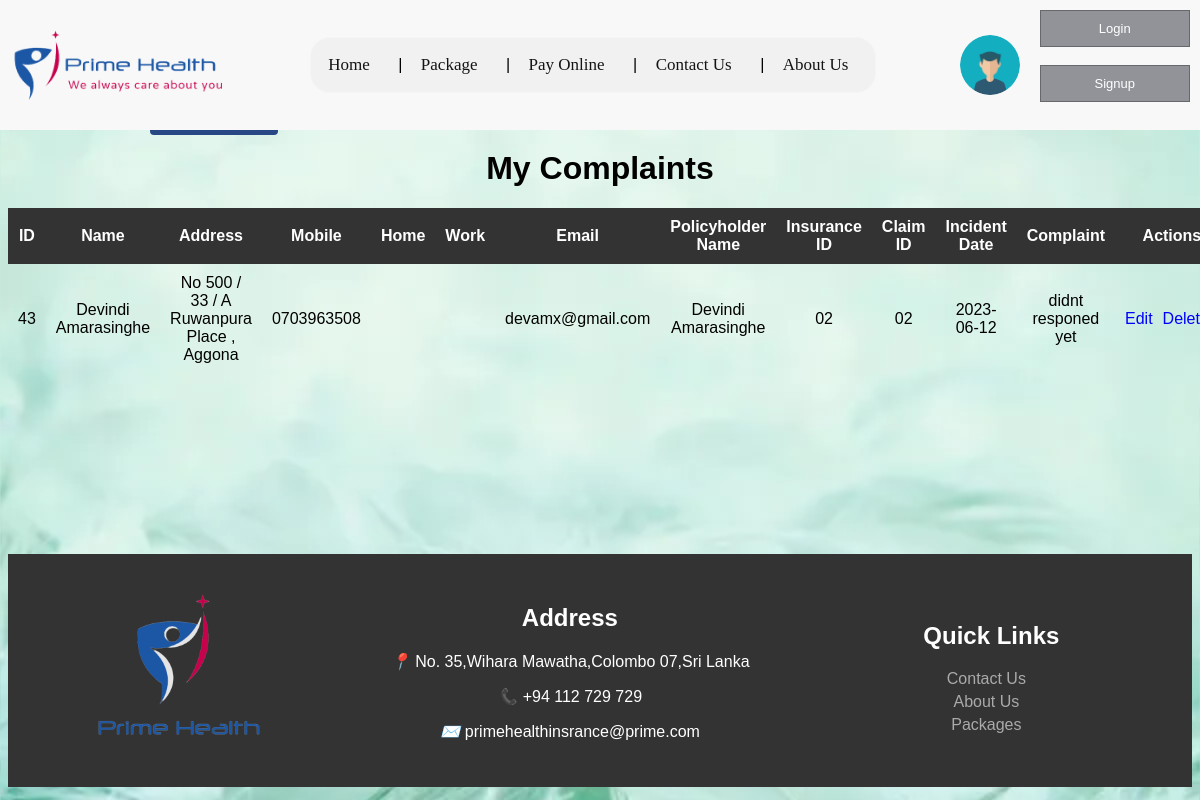
The app's page /view_complaints.php with its own data.
### tables this page shows
CREATE TABLE `comm` (
  `id` int(11) NOT NULL,
  `name` varchar(222) NOT NULL,
  `address` text NOT NULL,
  `mobile` varchar(10) NOT NULL,
  `home` varchar(10) NOT NULL,
  `work` varchar(10) NOT NULL,
  `email` varchar(30) NOT NULL,
  `policyholderName` varchar(50) NOT NULL,
  `insuranceID` varchar(10) NOT NULL,
  `claimID` varchar(10) NOT NULL,
  `incidentDate` date NOT NULL,
  `complaint` text NOT NULL
);

### view_complaints.php (the view, shortened to what this page needs)
<!DOCTYPE html>
<html lang="en">
<head>
	<link rel="stylesheet" type="text/css" href="css/view_complaint.css">
	<link rel="stylesheet" href="css/Header.css" type="text/css">
    <link rel="stylesheet" href="css/footer.css" type="text/css">
</head>
<body>
<?php
    include("php/header.php");
?>
<div style="margin-top: 150px; margin-bottom: 180px;">
<button type="button" id="view" onclick="window.location.href='complaint_s.php'">My Complaints</button>
	<h1>My Complaints</h1>
	<table>
		<thead>
			<tr>
				<th>ID</th>
				<th>Name</th>
				<th>Address</th>
				<th>Mobile</th>
				<th>Home</th>
				<th>Work</th>
				<th>Email</th>
				<th>Policyholder Name</th>
				<th>Insurance ID</th>
				<th>Claim ID</th>
				<th>Incident Date</th>
				<th>Complaint</th>
				<th>Actions</th>
			</tr>
		</thead>
		<tbody>
			<?php
			$sname = "localhost";
            $uname = "root";
            $password = "";
            $db_name = "registration_db";
            $con = mysqli_connect($sname, $uname, $password, $db_name);
			$sql = "SELECT * FROM comm";
			$result = mysqli_query($con, $sql);
			while ($row = mysqli_fetch_assoc($result)) {
				echo "<tr>";
				echo "<td>".$row['id']."</td>";
				echo "<td>".$row['name']."</td>";
				echo "<td>".$row['address']."</td>";
				echo "<td>".$row['mobile']."</td>";
				echo "<td>".$row['home']."</td>";
				echo "<td>".$row['work']."</td>";
				echo "<td>".$row['email']."</td>";
				echo "<td>".$row['policyholderName']."</td>";
				echo "<td>".$row['insuranceID']."</td>";
				echo "<td>".$row['claimID']."</td>";
				echo "<td>".$row['incidentDate']."</td>";
				echo "<td>".$row['complaint']."</td>";
				echo "<td>";
				echo "<a href='editComplaint.php?id=".$row['id']."'>Edit</a>";
				echo "<a href='delete_complaint.php?id=".$row['id']."'>Delete</a>";
				echo "</td>";
				echo "</tr>";
			}
			?>
		</tbody>
	</table>
</div>
<?php
    include("php/footer.php");
?>
</body>
</html>

### php/header.php (shortened to what this page needs)
<!DOCTYPE html>
<html lang="en">
<head>
</head>
<body>
<table class="navbar">
    <tr style="width: 100%;">
        <td style="width: 20%;">
            <img class="logo" src="logo/logo.png" alt="Logo">
        </td>
        <td style="width: 60%; margin-left: 0px; margin-right: 0; text-align: center;">
            <ul>
                <li><a href="Home Page.php">Home</a></li>
                <li>|</li>
                <li><a href="Packages.php">Package</a></li>
                <li>|</li>
                <li><a href="payment.php">Pay Online</a></li>
                <li>|</li>
                <li><a href="contactus.php">Contact Us</a></li>
                <li>|</li>
                <li><a href="aboutus.php">About Us</a></li>
            </ul>
        </td>
        <td style="width: 20%;">
            <div class="login-signup">
            <?php
                if (isset($_SESSION['email'])) {
                    echo '<img src="logo/avatar.png" class="avatar" alt="Avatar">
                        <div class="btn-group">
                            <a href="dashboard.php" style="text-decoration: none;"><button>Dashboard</button></a>
                            <a href="logout.php" style="text-decoration: none;"><button>Logout</button></a>
                        </div>';
                } else {
                    echo '<img src="logo/avatar.png" class="avatar" alt="Avatar">
                        <div class="btn-group">
                            <a href="Login Page.php" style="text-decoration: none;"><button>Login</button></a>
                            <a href="Registration Page.php" style="text-decoration: none;"><button>Signup</button></a>
                        </div>';
                }
            ?>
            </div>
        </td>
    </tr>
</table>
</body>
</html>

### php/footer.php (shortened to what this page needs)
<!DOCTYPE html>
<html lang="en">
<head>
</head>
<body>
<footer class="footer">
    <table>
        <tr>
            <td class="footer-logo">
                <img src="logo/logo 2.png" alt="Logo" style="width: 60%;">
            </td>
            <td class="footer-address">
                <h2 style="margin-bottom: 20px;">Address</h2>
                <p><i class="footer-icon">📍</i>No. 35,Wihara Mawatha,Colombo 07,Sri Lanka</p>
                <p><i class="footer-icon">📞</i>+94 112 729 729</p>
                <p><i class="footer-icon">✉️</i>primehealthinsrance@prime.com</p>
            </td>
            <td class="footer-links">
                <ul>
                    <h2 style="margin-bottom: 20px;">Quick Links</h2>
                    <li><a href="contactus.php">Contact Us</a></li>
                    <li><a href="aboutus.php">About Us</a></li>
                    <li><a href="Packages.php">Packages</a></li>
                </ul>
            </td>
        </tr>
    </table>
</footer>
</body>
</html>

### css/view_complaint.css (style rules this page uses)
body { font-family: Arial, sans-serif; background-image: url('../img/complaint.jpeg'); background-repeat: repeat; background-size: cover; }
h1 { text-align: center; margin-top: 20px; }
#view { position: absolute; top: 100px; left: 150px; background-color: #284885; color: #fff; padding: 10px 20px; border: none; border-radius: 4px; cursor: pointer; }
table { width: 100%; border-collapse: collapse; }
th, td { padding: 10px; text-align: center; }
th { background-color: #333; color: #fff; }
a { margin-right: 10px; text-decoration: none; color: blue; }

### css/Header.css (style rules this page uses)
.navbar { position: fixed; top: 0; left: 0; width: 100%; background-color: #f8f8f8; padding: 15px; z-index: 9999; }
.navbar .logo { display: inline-block; vertical-align: middle; margin-right: 0; width: 100%; }
.navbar ul { list-style-type: none; margin: 0; padding: 10px; display: inline-block; align-items: center; background-color: rgba(239, 239, 239, 0.729); border-radius: 20px; border: 1px solid whitesmoke; }
.navbar ul li { display: inline-block; margin: 7px; }
.navbar ul li a { color: #141414; text-decoration: none; font-size: 17px; font-family: 'Times New Roman', Times, serif; }
.avatar { width: 60px; height: 60px; border-radius: 50%; margin-right: 20px; }
.login-signup { display: flex; align-items: center; justify-content: flex-end; }
.btn-group button { background-color: #1e202d78; border: 1px solid rgba(0, 0, 0, 0.293); color: white; padding: 10px 54px; cursor: pointer; width: 100%; display: block; font-size: small; }

### css/footer.css (style rules this page uses)
.footer { background-color: #333; color: #fff; padding: 20px; margin-top: 100px; }
table { width: 100%; }
.footer-logo { vertical-align: top right; padding-right: 10px; width: 25%; }
.footer-address { text-align: center; margin-bottom: 10px; width: 40%; }
.footer-icon { margin-right: 5px; }
.footer-links { text-align: center; width: 30%; }
.footer-links ul { list-style-type: none; padding: 0; margin: 0; }
.footer-links li { margin-bottom: 5px; }
.footer-links a { color: #aaa; text-decoration: none; }

### records on screen
comm: id "43", name "Devindi Amarasinghe", address "No 500 / 33 / A Ruwanpura Place , Aggona", mobile "0703963508", email "devamx@gmail.com", policyholderName "Devindi Amarasinghe", insuranceID "02", claimID "02", incidentDate "2023-06-12", complaint "didnt responed yet"
